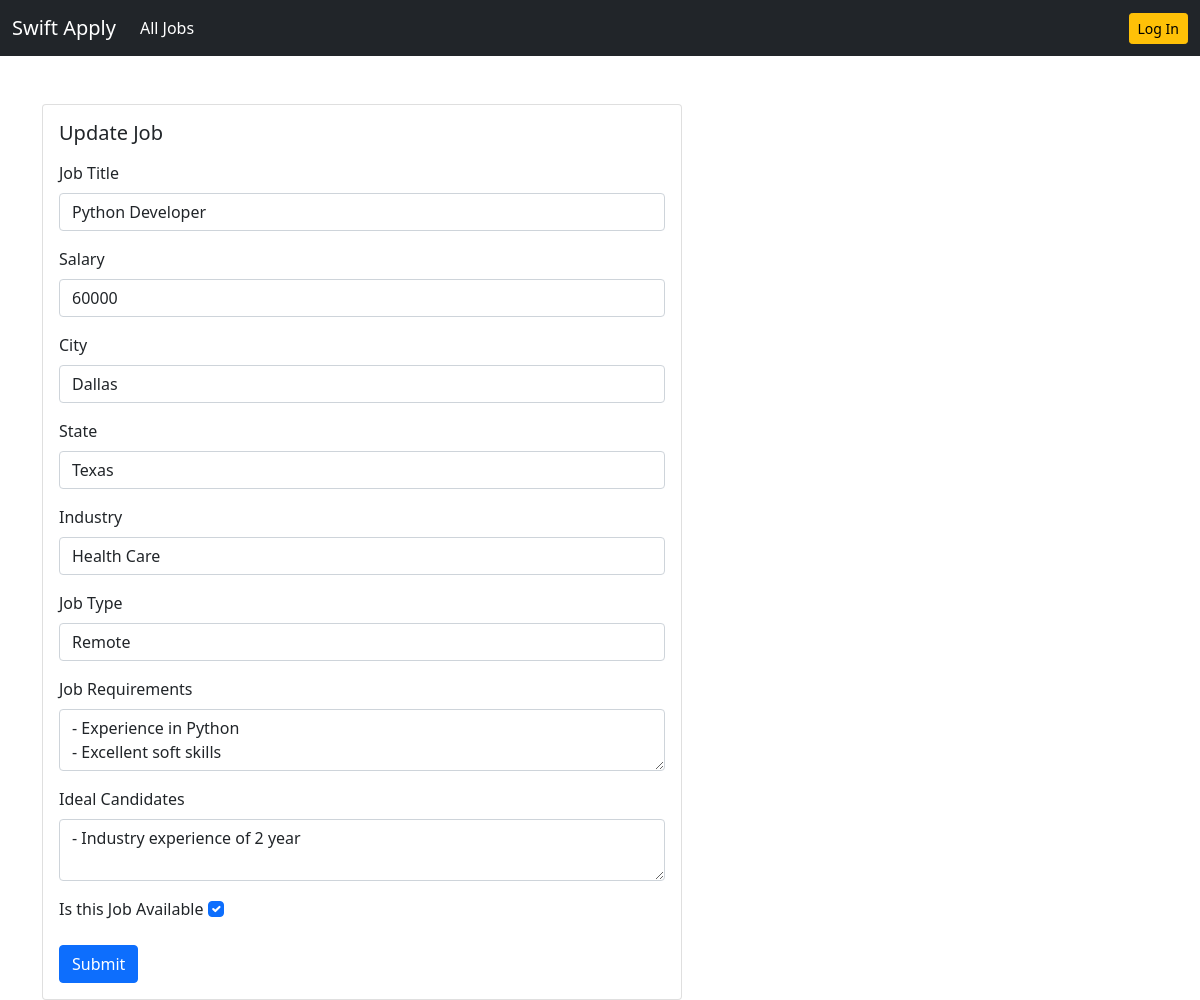
The page /job/update-job/2/ on the database its author committed.
### job/models.py (models this page shows, shortened)
class Job(models.Model):
    job_type_choices = (
        ('Remote', 'Remote'),
        ('Onsite', 'Onsite'),
        ('Hybrid', 'Hybrid')
    )
    user = models.ForeignKey(User, on_delete=models.CASCADE)
    company = models.ForeignKey(Company, on_delete=models.CASCADE)
    title = models.CharField(max_length=100)
    requirements = models.TextField()
    ideal_candidate = models.TextField()
    salary = models.PositiveIntegerField(default=60000)
    city = models.CharField(max_length=100)
    is_available = models.BooleanField(default=True)
    timestamp = models.DateTimeField(auto_now_add=True)
    industry = models.ForeignKey(Industry, on_delete=models.DO_NOTHING, null=True, blank=True)
    state = models.ForeignKey(State, on_delete=models.DO_NOTHING, null=True, blank=True)
    job_type = models.CharField(max_length=20, choices=job_type_choices, null=True, blank=True)

### job/views.py (the view)
# urls.py: path('update-job/<int:pk>/', views.update_job, name='update-job'),
def update_job(request, pk):
    job = Job.objects.get(pk=pk)
    if request.method == 'POST':
        form = UpdateJobForm(request.POST, instance=job)
        if form.is_valid():
            form.save()
            messages.info(request, 'Your job info has been updated')
            return redirect('dashboard')
        else:
            messages.warning(request, 'Something went wrong')
    else:
        form = UpdateJobForm(instance=job)
        context = {
            'form': form
        }
        return render(request, 'job/update_job.html', context)

### job/form.py
class UpdateJobForm(forms.ModelForm):
    class Meta:
        model = Job
        exclude = ('user', 'company')

### job/models.py (called while the page is built)
    def __str__(self):
        return self.name

    def __str__(self):
        return self.name

### templates/job/update_job.html (shortened to what this page needs)
{% extends 'base.html' %}
{% load widget_tweaks %}
{% block content %}
<div class="row">
    <div class="col-md-6">
        <div class="card mx-auto" style="width: 40rem;">
            <div class="card-body">
                <h5 class="card-title mb-3">Update Job</h5>
                <form method="POST">
                    <div class="mb-3">
                        <label for="exampleInputEmail1" class="form-label">Job Title
                        </label>
                        {% render_field form.title class="form-control" %}
                    </div>
                    <div class="mb-3">
                        <label for="exampleInputEmail1" class="form-label">Salary
                        </label>
                        {% render_field form.salary class="form-control" %}
                    </div>
                    <div class="mb-3">
                        <label for="exampleInputEmail1" class="form-label">City
                        </label>
                        {% render_field form.city class="form-control" %}
                    </div>
                    <div class="mb-3">
                        <label for="exampleInputEmail1" class="form-label">State
                        </label>
                        {% render_field form.state class="form-control" %}
                    </div>
                    <div class="mb-3">
                        <label for="exampleInputEmail1" class="form-label">Industry
                        </label>
                        {% render_field form.industry class="form-control" %}
                    </div>
                    <div class="mb-3">
                        <label for="exampleInputEmail1" class="form-label">Job Type
                        </label>
                        {% render_field form.job_type class="form-control" %}
                    </div>
                    <div class="mb-3">
                        <label for="exampleInputEmail1" class="form-label">Job Requirements
                        </label>
                        {% render_field form.requirements|attr:"rows:2" class="form-control" %}
                    </div>
                    <div class="mb-3">
                        <label for="exampleInputEmail1" class="form-label">Ideal Candidates
                        </label>
                        {% render_field form.ideal_candidate|attr:"rows:2" class="form-control" %}
                    </div>
                    <div class="mb-3">
                        <label for="exampleInputEmail1" class="form-label">Is this Job Available
                        </label>
                        {% render_field form.is_available class="form-check-input" %}
                    </div>
                    <button type="submit" class="btn btn-primary">Submit</button>
                </form>
            </div>
        </div>
    </div>
</div>
{% endblock content %}

### rows shown on the page
Job: title "Python Developer", salary "60000", city "Dallas", state "Texas", industry "Health Care", job_type "Remote", requirements "- Experience in Python - Excellent soft skills", ideal_candidate "- Industry experience of 2 year", is_available "☑"
